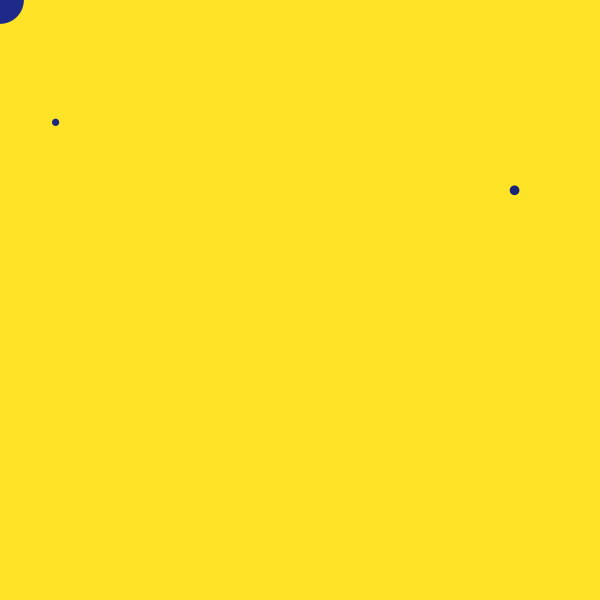
Frame 1 (no input)
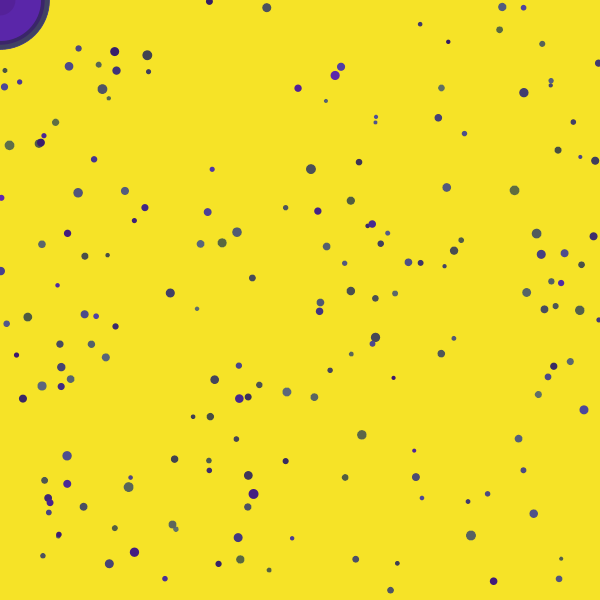
Frame 60 (the mouse pressed at the canvas centre just before this capture)
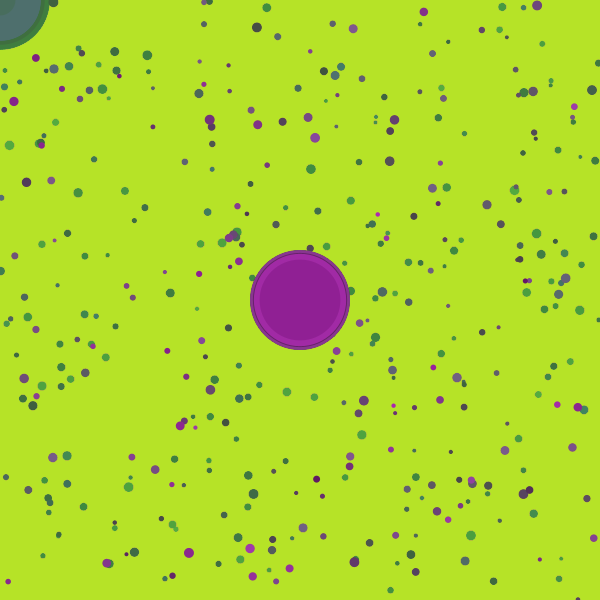
Frame 120 (the mouse held since frame 60 and released just before this capture)

The Processing sketch that drew these frames (run headless with seeded random() and noise(); from frame 60 on, the mouse is pressed at the canvas centre):

// Processing sketch: colcom3
// ── colcom3.pde
int col;
void setup() {
  size(600, 600); 
  colorMode(HSB);
  smooth();
  noStroke();
  iniciar();
}

void draw() {
  //limpiar...
  fill((col+128)%256, 215, 255, 2);
  rect(0, 0, width, height);
  //dibujar puntos...
  for (int i = 0; i < random(9); i++) {
    float grosor = random(4, 10);
    fill(color(col, 200, random(100, 180)));
    ellipse(random(width), random(height), grosor, grosor);
  }
  //dibujar puntero
  float grosor = random(20,100);
  fill(color(col,200,random(100,180)));
  ellipse(mouseX,mouseY,grosor,grosor);
  //cambio de color
  col += int(random(-1, 2));
  col = col%256;
}

void keyPressed() {
  if (key == 'r') {
    iniciar();
  }
}

void iniciar() {
  col = int(random(256));
  background((col+128)%256, 215, 255);
}
